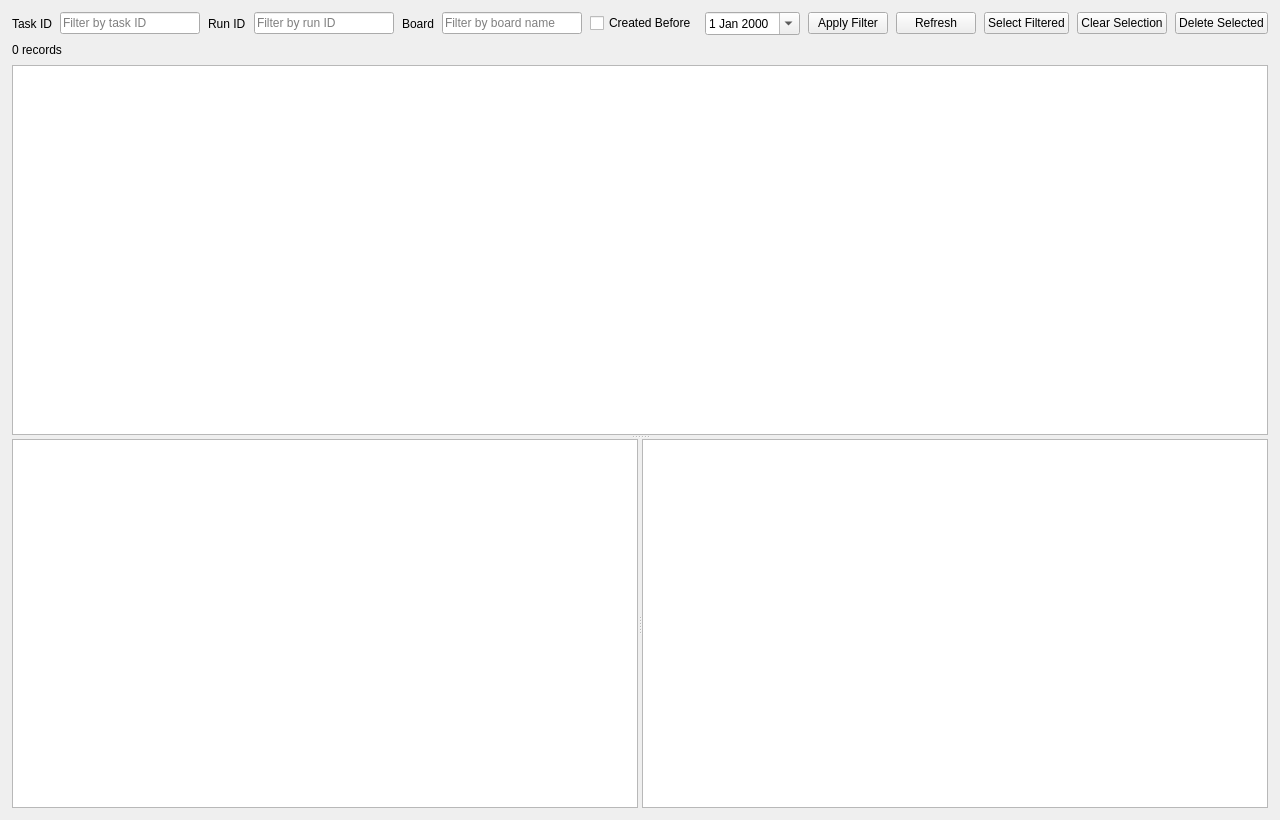
<?xml version="1.0" encoding="UTF-8"?>
<ui version="4.0">
 <class>RuntimeRecordsPage</class>
 <widget class="QWidget" name="RuntimeRecordsPage">
  <property name="geometry">
   <rect>
    <x>0</x>
    <y>0</y>
    <width>1280</width>
    <height>820</height>
   </rect>
  </property>
  <property name="windowTitle">
   <string>Runtime Records</string>
  </property>
  <layout class="QVBoxLayout" name="verticalLayout">
   <property name="leftMargin">
    <number>12</number>
   </property>
   <property name="topMargin">
    <number>12</number>
   </property>
   <property name="rightMargin">
    <number>12</number>
   </property>
   <property name="bottomMargin">
    <number>12</number>
   </property>
   <property name="spacing">
    <number>8</number>
   </property>
   <item>
    <layout class="QHBoxLayout" name="filterLayout">
     <property name="spacing">
      <number>8</number>
     </property>
     <item>
      <widget class="QLabel" name="taskIdLabel">
       <property name="text">
        <string>Task ID</string>
       </property>
      </widget>
     </item>
     <item>
      <widget class="QLineEdit" name="taskIdEdit">
       <property name="placeholderText">
        <string>Filter by task ID</string>
       </property>
      </widget>
     </item>
     <item>
      <widget class="QLabel" name="runIdLabel">
       <property name="text">
        <string>Run ID</string>
       </property>
      </widget>
     </item>
     <item>
      <widget class="QLineEdit" name="runIdEdit">
       <property name="placeholderText">
        <string>Filter by run ID</string>
       </property>
      </widget>
     </item>
     <item>
      <widget class="QLabel" name="boardIdLabel">
       <property name="text">
        <string>Board</string>
       </property>
      </widget>
     </item>
     <item>
      <widget class="QLineEdit" name="boardIdEdit">
       <property name="placeholderText">
        <string>Filter by board name</string>
       </property>
      </widget>
     </item>
     <item>
      <widget class="QCheckBox" name="beforeDateCheck">
       <property name="text">
        <string>Created Before</string>
       </property>
      </widget>
     </item>
     <item>
      <widget class="QDateEdit" name="beforeDateEdit">
       <property name="calendarPopup">
        <bool>true</bool>
       </property>
      </widget>
     </item>
     <item>
      <widget class="QPushButton" name="applyFilterButton">
       <property name="text">
        <string>Apply Filter</string>
       </property>
      </widget>
     </item>
     <item>
      <widget class="QPushButton" name="refreshButton">
       <property name="text">
        <string>Refresh</string>
       </property>
      </widget>
     </item>
     <item>
      <widget class="QPushButton" name="selectFilteredButton">
       <property name="text">
        <string>Select Filtered</string>
       </property>
      </widget>
     </item>
     <item>
      <widget class="QPushButton" name="clearSelectionButton">
       <property name="text">
        <string>Clear Selection</string>
       </property>
      </widget>
     </item>
     <item>
      <widget class="QPushButton" name="deleteSelectedButton">
       <property name="text">
        <string>Delete Selected</string>
       </property>
      </widget>
     </item>
    </layout>
   </item>
   <item>
    <widget class="QLabel" name="summaryLabel">
     <property name="text">
      <string>0 records</string>
     </property>
     <property name="wordWrap">
      <bool>true</bool>
     </property>
    </widget>
   </item>
   <item>
    <widget class="QSplitter" name="verticalSplitter">
     <property name="orientation">
      <enum>Qt::Vertical</enum>
     </property>
     <widget class="QTableWidget" name="table"/>
     <widget class="QSplitter" name="detailSplitter">
      <property name="orientation">
       <enum>Qt::Horizontal</enum>
      </property>
      <widget class="QTextBrowser" name="taskBrowser"/>
      <widget class="QTextBrowser" name="logBrowser"/>
     </widget>
    </widget>
   </item>
  </layout>
 </widget>
 <resources/>
 <connections/>
</ui>
